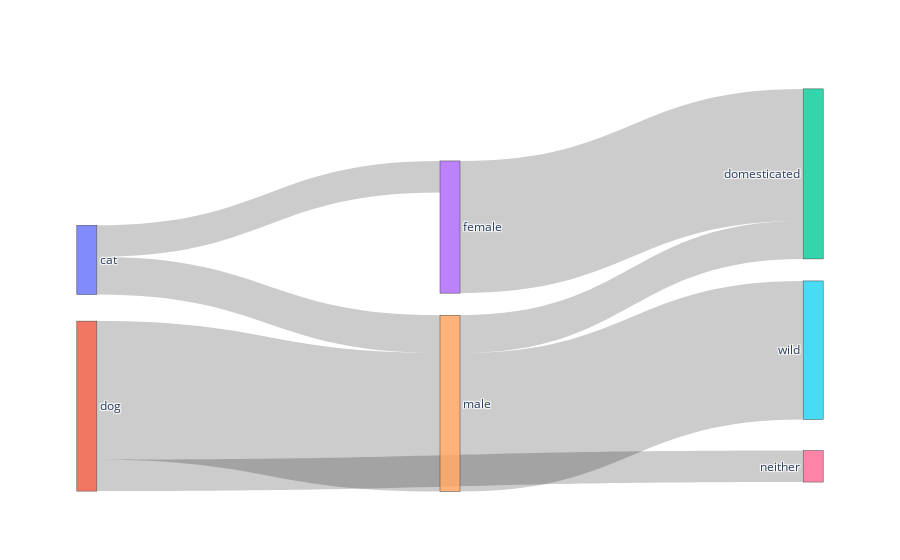

Write notebook code for a chart like this one.
### Code cell
#####################################################
################### SANKEY PLOTS ####################
#####################################################
from pySankey.sankey import sankey
import pandas as pd
import plotly.graph_objects as go


#
label_list = ['cat', 'dog', 'domesticated', 'female', 'male', 'wild', 'neither']
# cat: 0, dog: 1, domesticated: 2, female: 3, male: 4, wild: 5
source = [0, 0, 1, 3, 4, 4, 1]
target = [3, 4, 4, 2, 2, 5, 6]
count = [5, 6, 22, 21, 6, 22, 5]

fig = go.Figure(data=[
    go.Sankey(
            node = {"label": label_list},
            link = {"source": source, 
                    "target": target, 
                    "value": count}
            )
])

fig.show()

### Figure 1 — Plotly figure (JSON) as saved in the notebook; plotly's stock layout.template omitted (floating-point values rounded to 4 significant figures)
{"data": [{"link": {"source": [0, 0, 1, 3, 4, 4, 1], "target": [3, 4, 4, 2, 2, 5, 6], "value": [5, 6, 22, 21, 6, 22, 5]}, "node": {"label": ["cat", "dog", "domesticated", "female", "male", "wild", "neither"], "x": [0.0092, 0.0092, 0.9908, 0.5, 0.5, 0.9908, 0.9908], "y": [0.4208, 0.8056, 0.1944, 0.3344, 0.7984, 0.6584, 0.964]}, "type": "sankey"}], "layout": {"autosize": true}}
